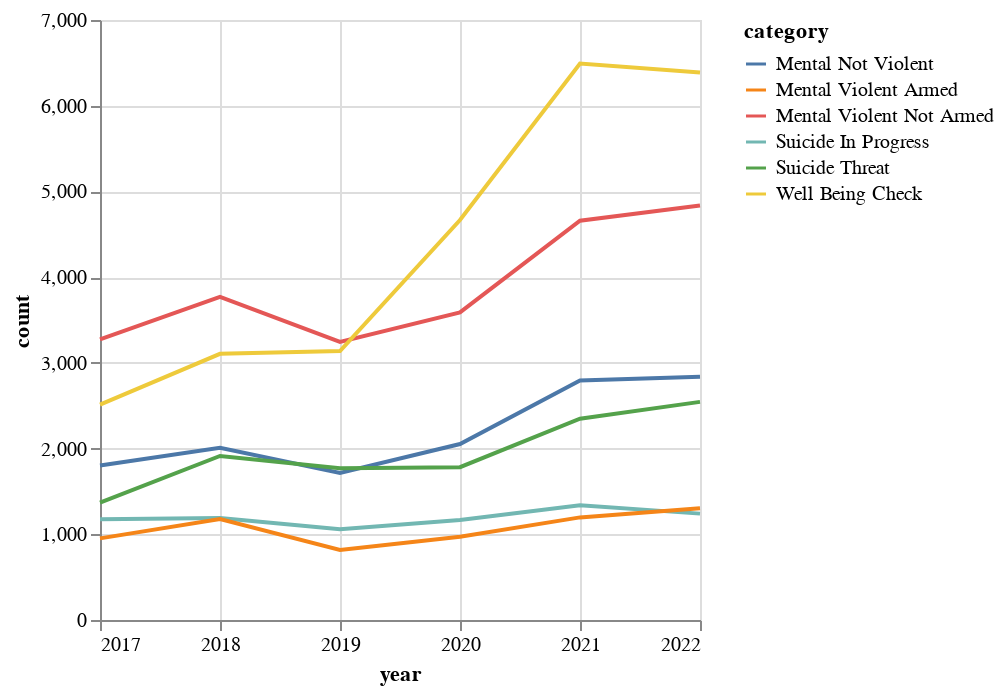

Notebook cell for this chart:
### Code cell
alt.Chart(df_by_year_chart).mark_line().encode(
    x='year',
    y=alt.Y('count',scale=alt.Scale(domain=[0,7000])),
    color ='category'
).configure_axisX(
    tickCount=len(df_by_year_chart['year'].unique()), # Number of unique years
    format=".0f"  # Remove commas from the labels
)

### Figure 1 — Vega-Lite specification as saved in the notebook (floating-point values rounded to 4 significant figures)
{"config": {"view": {"continuousWidth": 300, "continuousHeight": 300}, "axisX": {"format": ".0f", "tickCount": 6}}, "data": {"name": "data-876c34d77382c60c2172c5b229b6b167"}, "mark": {"type": "line"}, "encoding": {"color": {"field": "category", "type": "nominal"}, "x": {"field": "year", "type": "quantitative"}, "y": {"field": "count", "scale": {"domain": [0, 7000]}, "type": "quantitative"}}, "$schema": "https://vega.github.io/schema/vega-lite/v5.8.0.json", "datasets": {"data-876c34d77382c60c2172c5b229b6b167": [{"year": 2017, "category": "Mental Violent Not Armed", "count": 3273}, {"year": 2017, "category": "Well Being Check", "count": 2512}, {"year": 2017, "category": "Mental Not Violent", "count": 1803}, {"year": 2017, "category": "Suicide Threat", "count": 1369}, {"year": 2017, "category": "Suicide In Progress", "count": 1175}, {"year": 2017, "category": "Mental Violent Armed", "count": 952}, {"year": 2018, "category": "Mental Violent Not Armed", "count": 3770}, {"year": 2018, "category": "Well Being Check", "count": 3105}, {"year": 2018, "category": "Mental Not Violent", "count": 2010}, {"year": 2018, "category": "Suicide Threat", "count": 1914}, {"year": 2018, "category": "Suicide In Progress", "count": 1191}, {"year": 2018, "category": "Mental Violent Armed", "count": 1179}, {"year": 2019, "category": "Mental Violent Not Armed", "count": 3245}, {"year": 2019, "category": "Well Being Check", "count": 3137}, {"year": 2019, "category": "Suicide Threat", "count": 1770}, {"year": 2019, "category": "Mental Not Violent", "count": 1716}, {"year": 2019, "category": "Suicide In Progress", "count": 1059}, {"year": 2019, "category": "Mental Violent Armed", "count": 817}, {"year": 2020, "category": "Well Being Check", "count": 4666}, {"year": 2020, "category": "Mental Violent Not Armed", "count": 3589}, {"year": 2020, "category": "Mental Not Violent", "count": 2053}, {"year": 2020, "category": "Suicide Threat", "count": 1783}, {"year": 2020, "category": "Suicide In Progress", "count": 1166}, {"year": 2020, "category": "Mental Violent Armed", "count": 972}, {"year": 2021, "category": "Well Being Check", "count": 6491}, {"year": 2021, "category": "Mental Violent Not Armed", "count": 4658}, {"year": 2021, "category": "Mental Not Violent", "count": 2794}, {"year": 2021, "category": "Suicide Threat", "count": 2349}, {"year": 2021, "category": "Suicide In Progress", "count": 1339}, {"year": 2021, "category": "Mental Violent Armed", "count": 1197}, {"year": 2022, "category": "Well Being Check", "count": 6388}, {"year": 2022, "category": "Mental Violent Not Armed", "count": 4837}, {"year": 2022, "category": "Mental Not Violent", "count": 2838}, {"year": 2022, "category": "Suicide Threat", "count": 2545}, {"year": 2022, "category": "Mental Violent Armed", "count": 1304}, {"year": 2022, "category": "Suicide In Progress", "count": 1241}]}}
